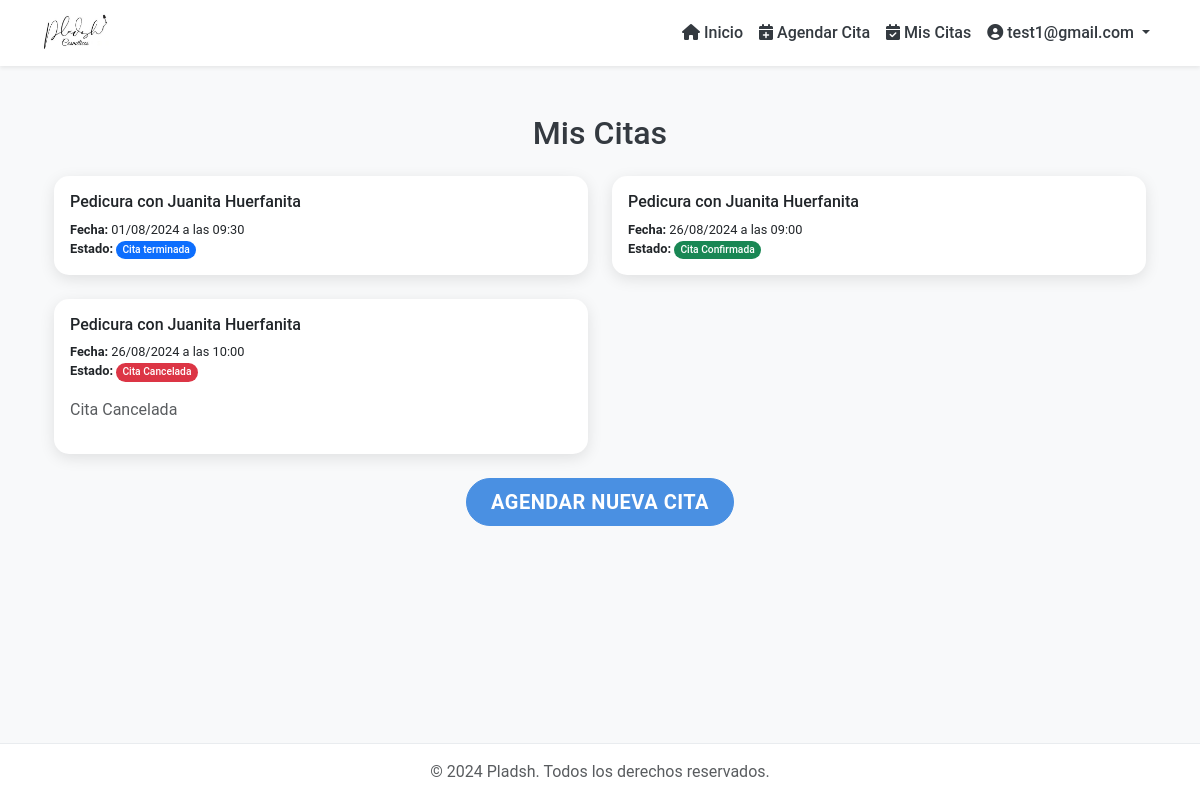
The page /ver-citas/ (signed in) on the database as committed earlier.
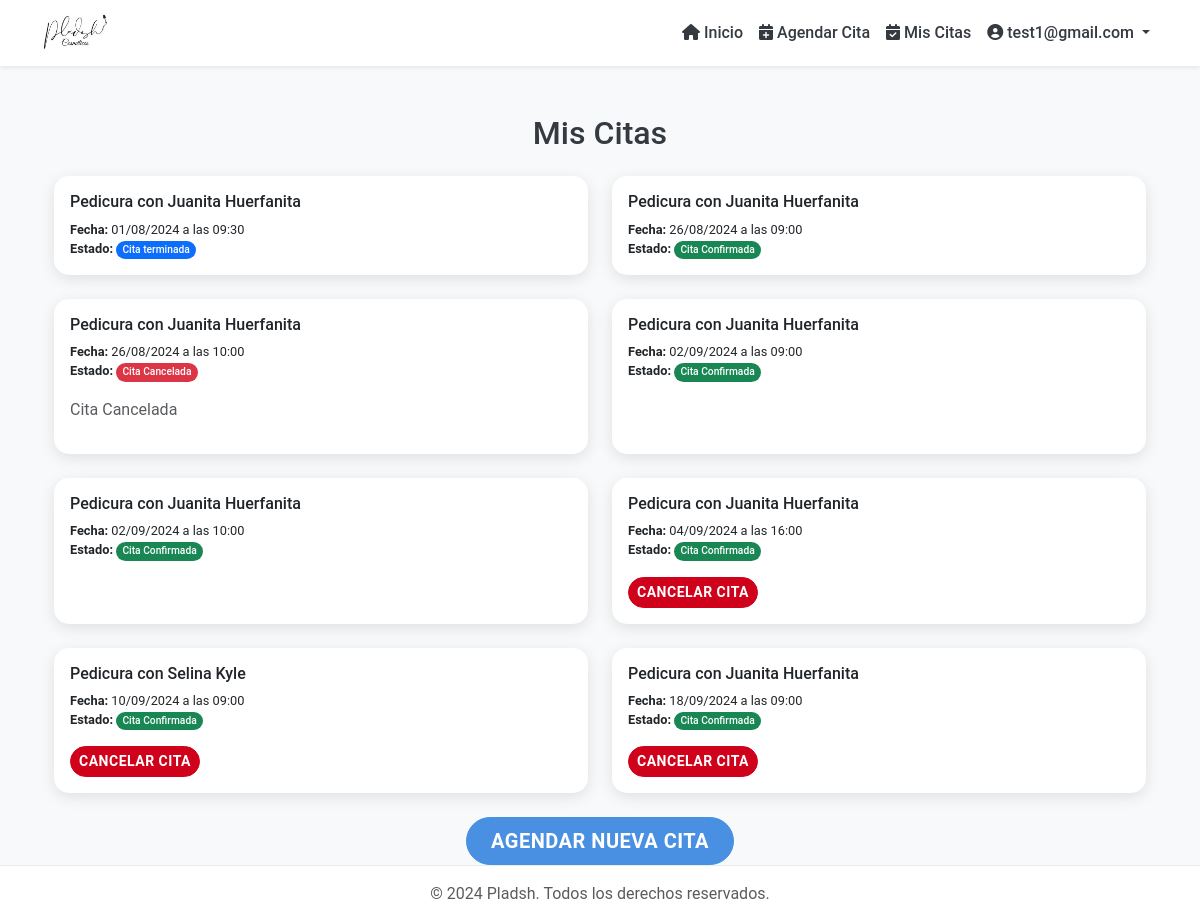
The same page on the database as committed later.
### citas/models.py (models this page shows, shortened)
class Cita(models.Model):
    ESTADO_CANCELADA = 1
    ESTADO_CONFIRMADA = 2
    ESTADO_EN_PROCESO = 3
    ESTADO_TERMINADA = 4
    OPCIONES_ESTADO = [
        (ESTADO_CANCELADA, "Cita Cancelada"),
        (ESTADO_CONFIRMADA, "Cita Confirmada"),
        (ESTADO_EN_PROCESO, "En Proceso"),
        (ESTADO_TERMINADA, "Cita terminada")
    ]
    cliente = models.ForeignKey(Cliente, on_delete=models.CASCADE, related_name="citas")
    servicio = models.ForeignKey(Servicio, on_delete=models.CASCADE)
    empleado = models.ForeignKey(Empleado, on_delete=models.CASCADE, related_name="empleados")
    fecha = models.DateField(null=True, blank=True)
    hora_inicio = models.TimeField(null=True, blank=True)
    estado = models.IntegerField(choices=OPCIONES_ESTADO, default=ESTADO_CONFIRMADA)
    notas = models.TextField(blank=True)
    def es_cancelable(self):
     fecha_hora_cita = timezone.make_aware(datetime.combine(self.fecha, self.hora_inicio))
     return fecha_hora_cita > timezone.now()

class Servicio(models.Model):
    nombre = models.CharField(max_length=100)
    descripcion = models.TextField()
    precio = models.DecimalField(max_digits=10, decimal_places=2)
    duracion = models.PositiveIntegerField()
    imagen = models.ImageField(upload_to='servicios/', null=True, blank=True)

class Empleado(models.Model):
    cedula = models.CharField(max_length=10, unique=True)
    nombre = models.CharField(max_length=100)
    email = models.EmailField()
    celular = models.CharField(max_length=10)
    servicios = models.ManyToManyField(Servicio, related_name="empleados")

### citas/views.py (the view)
# urls.py: path('ver-citas/', citas_views.ver_citas, name='ver_citas'),
@login_required
def ver_citas(request):
    citas = Cita.objects.filter(cliente=request.user.cliente).select_related('servicio', 'empleado').order_by('fecha', 'hora_inicio')
    return render(request, 'ver_citas.html', {'citas': citas})

### citas/templates/ver_citas.html
{% extends "base.html" %}
{% load static %}
{% block content %}
<div class="container mt-5">
    <h2 class="text-center mb-4">Mis Citas</h2>
    {% if citas %}
        <div class="row row-cols-1 row-cols-md-2 g-4">
            {% for cita in citas %}
                <div class="col">
                    <div class="card h-100">
                        <div class="card-body">
                            <h5 class="card-title">{{ cita.servicio.nombre }} con {{ cita.empleado.nombre }}</h5>
                            <p class="card-text">
                                <strong>Fecha:</strong> {{ cita.fecha|date:"d/m/Y" }} a las {{ cita.hora_inicio|time:"H:i" }}<br>
                                <strong>Estado:</strong>
                                <span class="badge {% if cita.estado == cita.ESTADO_CONFIRMADA %}bg-success{% elif cita.estado == cita.ESTADO_CANCELADA %}bg-danger{% else %}bg-primary{% endif %}">
                                    {{ cita.get_estado_display }}
                                </span>
                            </p>
                            {% if cita.estado == cita.ESTADO_CONFIRMADA and cita.es_cancelable %}
                                <a href="{% url 'cancelar_cita' cita.id %}" class="btn btn-danger btn-sm" onclick="return confirm('¿Estás seguro de que deseas cancelar esta cita?');">Cancelar Cita</a>
                            {% elif cita.estado == cita.ESTADO_CANCELADA %}
                                <p class="text-muted">Cita Cancelada</p>
                            {% endif %}
                        </div>
                    </div>
                </div>
            {% endfor %}
        </div>
    {% else %}
        <div class="alert alert-info" role="alert">
            No tienes citas programadas.
        </div>
    {% endif %}
    <div class="text-center mt-4">
        <a href="{% url 'agendar_cita' %}" class="btn btn-primary btn-lg">Agendar Nueva Cita</a>
    </div>
</div>
{% endblock %}

### citas/templates/base.html (shortened to what this page needs)
{% load static %}
<!DOCTYPE html>
<html lang="es">
<head>
    <link href="https://cdn.jsdelivr.net/npm/bootstrap@5.3.0-alpha1/dist/css/bootstrap.min.css" rel="stylesheet">
    <link href="https://cdnjs.cloudflare.com/ajax/libs/font-awesome/6.0.0-beta3/css/all.min.css" rel="stylesheet">
    <link href="{% static 'css/custom.css' %}" rel="stylesheet">
</head>
<body class="d-flex flex-column min-vh-100">
    <nav class="navbar navbar-expand-lg navbar-light bg-white shadow-sm">
        <div class="container">
            <a class="navbar-brand" href="{% url 'home' %}">
                <img src="{% static 'images/logo.png' %}" alt="Pladsh Logo" height="50" class="d-inline-block align-top">
            </a>
            <div class="collapse navbar-collapse" id="navbarNav">
                <ul class="navbar-nav ms-auto align-items-center">
                    <li class="nav-item">
                        <a class="nav-link" href="{% url 'home' %}"><i class="fas fa-home me-1"></i>Inicio</a>
                    </li>
                    {% if user.is_authenticated %}
                        {% if user.cliente.rol == "RC" %}
                            <li class="nav-item">
                                <a class="nav-link" href="{% url 'gestion_citas' %}"><i class="fas fa-calendar-alt me-1"></i>Gestionar Citas</a>
                            </li>
                        {% else %}
                            <li class="nav-item">
                                <a class="nav-link" href="{% url 'agendar_cita' %}"><i class="fas fa-calendar-plus me-1"></i>Agendar Cita</a>
                            </li>
                            <li class="nav-item">
                                <a class="nav-link" href="{% url 'ver_citas' %}"><i class="fas fa-calendar-check me-1"></i>Mis Citas</a>
                            </li>
                        {% endif %}
                        <li class="nav-item dropdown">
                            <a class="nav-link dropdown-toggle" href="#" id="navbarDropdown" role="button" data-bs-toggle="dropdown" aria-expanded="false">
                                <i class="fas fa-user-circle me-1"></i>{{ user.email }}
                            </a>
                        </li>
                    {% endif %}
                </ul>
            </div>
        </div>
    </nav>
    <main class="flex-shrink-0 flex-grow-1">
        <div class="container mt-4">
            {% block content %}{% endblock %}
        </div>
    </main>
    <footer class="footer mt-auto py-3 bg-light">
        <div class="container text-center">
            <span class="text-muted">&copy; 2024 Pladsh. Todos los derechos reservados.</span>
        </div>
    </footer>
</body>
</html>

### citas/static/css/custom.css (style rules this page uses)
:root { --primary-color: #4a90e2; --secondary-color: #f5a623; --success-color: #7ed321; --danger-color: #d0021b; --light-gray: #f8f9fa; --dark-gray: #343a40; }
body { font-family: 'Roboto', sans-serif; background-color: var(--light-gray); color: var(--dark-gray); }
.navbar { background-color: #ffffff !important; box-shadow: 0 2px 10px rgba(0,0,0,0.1); }
.navbar-brand img { height: 40px; transition: transform 0.3s ease; }
.nav-link { color: var(--dark-gray) !important; font-weight: 500; transition: color 0.3s ease, transform 0.3s ease; }
.btn { border-radius: 25px; padding: 0.5rem 1.5rem; font-weight: 600; text-transform: uppercase; letter-spacing: 0.5px; transition: all 0.3s ease; }
.btn-primary { background-color: var(--primary-color); border-color: var(--primary-color); }
.btn-danger { background-color: var(--danger-color); border-color: var(--danger-color); }
.btn-sm { padding: 0.25rem 0.5rem; font-size: 0.875rem; }
.card { border: none; border-radius: 15px; box-shadow: 0 4px 15px rgba(0, 0, 0, 0.1); transition: all 0.3s ease; overflow: hidden; }
.card-body { padding: 1rem; }
.card-title { font-size: 1rem; margin-bottom: 0.5rem; }
.card-text { font-size: 0.8rem; }
.badge { font-weight: 500; padding: 0.4em 0.6em; border-radius: 20px; font-size: 0.8em; }
.footer { background-color: #ffffff !important; border-top: 1px solid #e9ecef; padding: 1rem 0; }

Rows that differ between the two databases and show on the page:
added Cita: servicio.nombre "Pedicura", empleado.nombre "Juanita Huerfanita", fecha "02/09/2024", hora_inicio "09:00", estado "Cita Confirmada"
added Cita: servicio.nombre "Pedicura", empleado.nombre "Juanita Huerfanita", fecha "02/09/2024", hora_inicio "10:00", estado "Cita Confirmada"
added Cita: servicio.nombre "Pedicura", empleado.nombre "Juanita Huerfanita", fecha "04/09/2024", hora_inicio "16:00", estado "Cita Confirmada", shows "CANCELAR CITA"
added Cita: servicio.nombre "Pedicura", empleado.nombre "Selina Kyle", fecha "10/09/2024", hora_inicio "09:00", estado "Cita Confirmada", shows "CANCELAR CITA"
added Cita: servicio.nombre "Pedicura", empleado.nombre "Juanita Huerfanita", fecha "18/09/2024", hora_inicio "09:00", estado "Cita Confirmada", shows "CANCELAR CITA"
